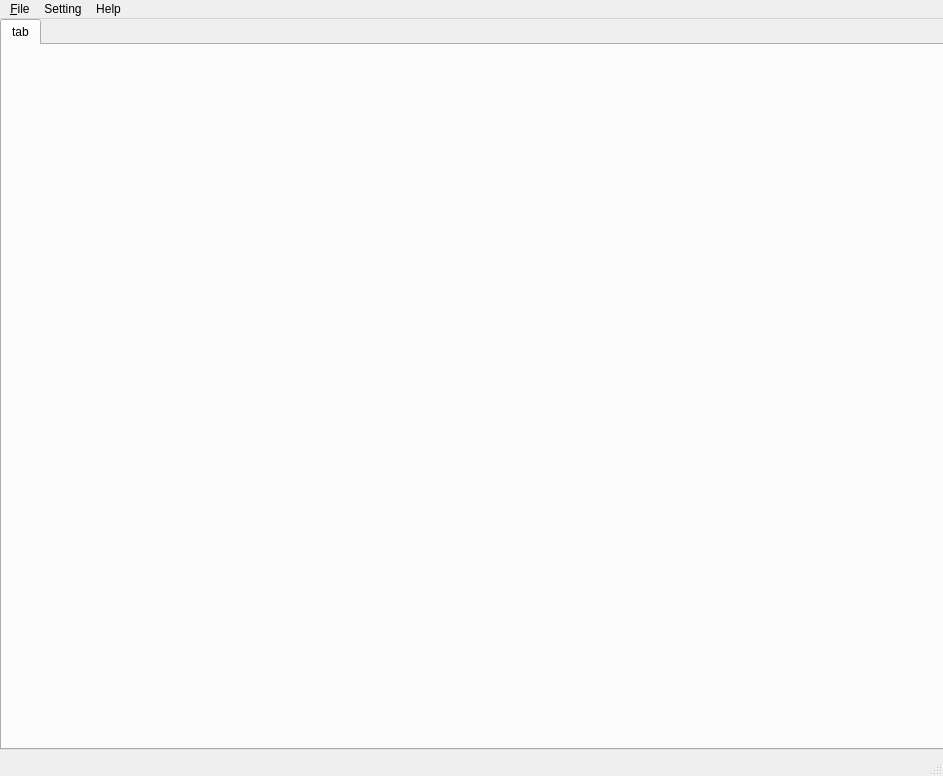
<?xml version="1.0" encoding="UTF-8"?>
<ui version="4.0">
 <class>MainWindow</class>
 <widget class="QMainWindow" name="MainWindow">
  <property name="geometry">
   <rect>
    <x>0</x>
    <y>0</y>
    <width>943</width>
    <height>776</height>
   </rect>
  </property>
  <property name="windowTitle">
   <string>Dimming Debugger     DisConnect..</string>
  </property>
  <property name="windowIcon">
   <iconset>
    <normaloff>222.ico</normaloff>222.ico</iconset>
  </property>
  <property name="iconSize">
   <size>
    <width>32</width>
    <height>32</height>
   </size>
  </property>
  <widget class="QWidget" name="centralwidget">
   <widget class="QTabWidget" name="tabWidget">
    <property name="geometry">
     <rect>
      <x>0</x>
      <y>0</y>
      <width>1280</width>
      <height>731</height>
     </rect>
    </property>
    <property name="currentIndex">
     <number>0</number>
    </property>
    <widget class="QWidget" name="tab">
     <attribute name="title">
      <string>tab</string>
     </attribute>
    </widget>
   </widget>
  </widget>
  <widget class="QMenuBar" name="menubar">
   <property name="geometry">
    <rect>
     <x>0</x>
     <y>0</y>
     <width>943</width>
     <height>23</height>
    </rect>
   </property>
   <widget class="QMenu" name="menuFile">
    <property name="toolTip">
     <string extracomment="loading setting file or othes"/>
    </property>
    <property name="title">
     <string>&amp;File</string>
    </property>
    <addaction name="actionOpen_setting_file"/>
    <addaction name="actionSave_setting_file"/>
    <addaction name="actionQuit"/>
   </widget>
   <widget class="QMenu" name="menuSetting">
    <property name="title">
     <string>Setting</string>
    </property>
    <addaction name="actionConnect"/>
    <addaction name="actionDisconnect"/>
   </widget>
   <widget class="QMenu" name="menuHelp">
    <property name="title">
     <string>Help</string>
    </property>
   </widget>
   <addaction name="menuFile"/>
   <addaction name="menuSetting"/>
   <addaction name="menuHelp"/>
  </widget>
  <widget class="QStatusBar" name="statusbar"/>
  <action name="actionOpen_setting_file">
   <property name="text">
    <string>Open setting file</string>
   </property>
  </action>
  <action name="actionSave_setting_file">
   <property name="text">
    <string>Save setting file</string>
   </property>
  </action>
  <action name="actionQuit">
   <property name="text">
    <string>quit</string>
   </property>
  </action>
  <action name="actionConnect">
   <property name="text">
    <string>Connect</string>
   </property>
  </action>
  <action name="actionDisconnect">
   <property name="text">
    <string>Disconnect</string>
   </property>
  </action>
 </widget>
 <resources/>
 <connections/>
</ui>
